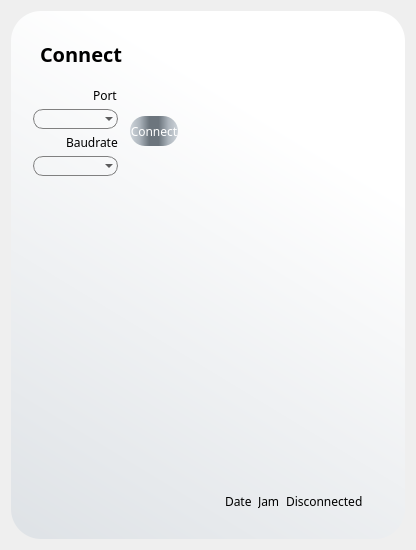
             <widget class="QWidget" name="cable_page">
              <layout class="QHBoxLayout" name="horizontalLayout_97">
               <item>
                <widget class="QFrame" name="frame_48">
                 <property name="styleSheet">
                  <string notr="true">#frame_48{
background-color: qlineargradient(spread:pad, x1:0, y1:1, x2:0.413, y2:0.0908638, stop:0 #dee2e6, stop:1 #ffffff);
border-radius:30px;
}

#frame_149,#frame_150,#frame_157,#frame_151,#frame_152,#frame_155,#frame_156,#frame_158,#frame_159,#frame_160,#frame_154,#frame_153,#label_16,#label_48,#label_49,#label_15,#cablecom,#baudatecable,#Jamcable,#datecable,#disconnecable{
background-color:rgba(0,0,0,0);
}</string>
                 </property>
                 <property name="frameShape">
                  <enum>QFrame::StyledPanel</enum>
                 </property>
                 <property name="frameShadow">
                  <enum>QFrame::Raised</enum>
                 </property>
                 <layout class="QHBoxLayout" name="horizontalLayout_98">
                  <item>
                   <widget class="QFrame" name="frame_149">
                    <property name="sizePolicy">
                     <sizepolicy hsizetype="Expanding" vsizetype="Preferred">
                      <horstretch>0</horstretch>
                      <verstretch>0</verstretch>
                     </sizepolicy>
                    </property>
                    <property name="frameShape">
                     <enum>QFrame::StyledPanel</enum>
                    </property>
                    <property name="frameShadow">
                     <enum>QFrame::Raised</enum>
                    </property>
                    <layout class="QVBoxLayout" name="verticalLayout_70">
                     <property name="bottomMargin">
                      <number>350</number>
                     </property>
                     <item alignment="Qt::AlignLeft|Qt::AlignTop">
                      <widget class="QFrame" name="frame_151">
                       <property name="frameShape">
                        <enum>QFrame::StyledPanel</enum>
                       </property>
                       <property name="frameShadow">
                        <enum>QFrame::Raised</enum>
                       </property>
                       <layout class="QHBoxLayout" name="horizontalLayout_100">
                        <item>
                         <widget class="QLabel" name="label_16">
                          <property name="font">
                           <font>
                            <family>BankGothic Md BT</family>
                            <pointsize>15</pointsize>
                            <weight>75</weight>
                            <bold>true</bold>
                           </font>
                          </property>
                          <property name="text">
                           <string>Connect</string>
                          </property>
                         </widget>
                        </item>
                       </layout>
                      </widget>
                     </item>
                     <item>
                      <widget class="QFrame" name="frame_152">
                       <property name="sizePolicy">
                        <sizepolicy hsizetype="Preferred" vsizetype="Expanding">
                         <horstretch>0</horstretch>
                         <verstretch>0</verstretch>
                        </sizepolicy>
                       </property>
                       <property name="frameShape">
                        <enum>QFrame::StyledPanel</enum>
                       </property>
                       <property name="frameShadow">
                        <enum>QFrame::Raised</enum>
                       </property>
                       <layout class="QHBoxLayout" name="horizontalLayout_101">
                        <property name="spacing">
                         <number>0</number>
                        </property>
                        <property name="leftMargin">
                         <number>0</number>
                        </property>
                        <property name="topMargin">
                         <number>0</number>
                        </property>
                        <property name="rightMargin">
                         <number>0</number>
                        </property>
                        <property name="bottomMargin">
                         <number>0</number>
                        </property>
                        <item>
                         <widget class="QFrame" name="frame_156">
                          <property name="frameShape">
                           <enum>QFrame::StyledPanel</enum>
                          </property>
                          <property name="frameShadow">
                           <enum>QFrame::Raised</enum>
                          </property>
                          <layout class="QVBoxLayout" name="verticalLayout_71">
                           <property name="spacing">
                            <number>3</number>
                           </property>
                           <property name="leftMargin">
                            <number>0</number>
                           </property>
                           <property name="topMargin">
                            <number>0</number>
                           </property>
                           <property name="rightMargin">
                            <number>0</number>
                           </property>
                           <property name="bottomMargin">
                            <number>0</number>
                           </property>
                           <item alignment="Qt::AlignRight|Qt::AlignBottom">
                            <widget class="QFrame" name="frame_157">
                             <property name="frameShape">
                              <enum>QFrame::StyledPanel</enum>
                             </property>
                             <property name="frameShadow">
                              <enum>QFrame::Raised</enum>
                             </property>
                             <layout class="QHBoxLayout" name="horizontalLayout_102">
                              <property name="spacing">
                               <number>0</number>
                              </property>
                              <property name="leftMargin">
                               <number>0</number>
                              </property>
                              <property name="topMargin">
                               <number>0</number>
                              </property>
                              <property name="rightMargin">
                               <number>0</number>
                              </property>
                              <property name="bottomMargin">
                               <number>0</number>
                              </property>
                              <item>
                               <widget class="QLabel" name="label_48">
                                <property name="font">
                                 <font>
                                  <family>BankGothic Md BT</family>
                                 </font>
                                </property>
                                <property name="text">
                                 <string>Port</string>
                                </property>
                               </widget>
                              </item>
                             </layout>
                            </widget>
                           </item>
                           <item>
                            <widget class="QFrame" name="frame_158">
                             <property name="frameShape">
                              <enum>QFrame::StyledPanel</enum>
                             </property>
                             <property name="frameShadow">
                              <enum>QFrame::Raised</enum>
                             </property>
                             <layout class="QHBoxLayout" name="horizontalLayout_103">
                              <property name="spacing">
                               <number>0</number>
                              </property>
                              <property name="leftMargin">
                               <number>0</number>
                              </property>
                              <property name="topMargin">
                               <number>0</number>
                              </property>
                              <property name="rightMargin">
                               <number>0</number>
                              </property>
                              <property name="bottomMargin">
                               <number>0</number>
                              </property>
                              <item alignment="Qt::AlignRight|Qt::AlignTop">
                               <widget class="QComboBox" name="cablecom">
                                <property name="styleSheet">
                                 <string notr="true">#cablecom:editable {
    background: white;
}

#cablecom {
    border: 1px solid gray;
    border-radius: 10px;
    padding: 1px 20px 1px 3px;
    min-width: 6em;
}</string>
                                </property>
                               </widget>
                              </item>
                             </layout>
                            </widget>
                           </item>
                           <item>
                            <widget class="QFrame" name="frame_159">
                             <property name="frameShape">
                              <enum>QFrame::StyledPanel</enum>
                             </property>
                             <property name="frameShadow">
                              <enum>QFrame::Raised</enum>
                             </property>
                             <layout class="QHBoxLayout" name="horizontalLayout_104">
                              <property name="spacing">
                               <number>0</number>
                              </property>
                              <property name="leftMargin">
                               <number>0</number>
                              </property>
                              <property name="topMargin">
                               <number>0</number>
                              </property>
                              <property name="rightMargin">
                               <number>0</number>
                              </property>
                              <property name="bottomMargin">
                               <number>0</number>
                              </property>
                              <item alignment="Qt::AlignRight|Qt::AlignBottom">
                               <widget class="QLabel" name="label_49">
                                <property name="font">
                                 <font>
                                  <family>BankGothic Md BT</family>
                                 </font>
                                </property>
                                <property name="text">
                                 <string>Baudrate</string>
                                </property>
                               </widget>
                              </item>
                             </layout>
                            </widget>
                           </item>
                           <item>
                            <widget class="QFrame" name="frame_160">
                             <property name="frameShape">
                              <enum>QFrame::StyledPanel</enum>
                             </property>
                             <property name="frameShadow">
                              <enum>QFrame::Raised</enum>
                             </property>
                             <layout class="QHBoxLayout" name="horizontalLayout_105">
                              <property name="spacing">
                               <number>0</number>
                              </property>
                              <property name="leftMargin">
                               <number>0</number>
                              </property>
                              <property name="topMargin">
                               <number>0</number>
                              </property>
                              <property name="rightMargin">
                               <number>0</number>
                              </property>
                              <property name="bottomMargin">
                               <number>0</number>
                              </property>
                              <item alignment="Qt::AlignRight|Qt::AlignTop">
                               <widget class="QComboBox" name="baudatecable">
                                <property name="styleSheet">
                                 <string notr="true">#baudatecable:editable {
    background: white;
}

#baudatecable {
    border: 1px solid gray;
    border-radius: 10px;
    padding: 1px 20px 1px 3px;
    min-width: 6em;
}</string>
                                </property>
                               </widget>
                              </item>
                             </layout>
                            </widget>
                           </item>
                          </layout>
                         </widget>
                        </item>
                        <item>
                         <widget class="QFrame" name="frame_155">
                          <property name="frameShape">
                           <enum>QFrame::StyledPanel</enum>
                          </property>
                          <property name="frameShadow">
                           <enum>QFrame::Raised</enum>
                          </property>
                          <layout class="QVBoxLayout" name="verticalLayout_72">
                           <item alignment="Qt::AlignVCenter">
                            <widget class="QPushButton" name="Connect_cable">
                             <property name="sizePolicy">
                              <sizepolicy hsizetype="Minimum" vsizetype="Maximum">
                               <horstretch>0</horstretch>
                               <verstretch>0</verstretch>
                              </sizepolicy>
                             </property>
                             <property name="minimumSize">
                              <size>
                               <width>0</width>
                               <height>30</height>
                              </size>
                             </property>
                             <property name="font">
                              <font>
                               <family>BankGothic Md BT</family>
                              </font>
                             </property>
                             <property name="styleSheet">
                              <string notr="true">QPushButton#Connect_cable{
	background-color: qlineargradient(spread:pad, x1:0, y1:0, x2:1, y2:0, stop:0 #ced4da, stop:0.2 #adb5bd, stop:0.4 #6c757d, stop:0.6 #6c757d, stop:0.8 #adb5bd, stop:1 #ced4da);
	color:rgba(255,255,255,255);
	border-radius:15px;
}

QPushButton#Connect_cable:hover{
	background-color: qlineargradient(spread:pad, x1:0, y1:0, x2:1, y2:0, stop:0 #ced4da, stop:0.1 #adb5bd, stop:0.2 #6c757d, stop:0.8 #6c757d, stop:0.9 #adb5bd, stop:1 #ced4da);
}

QPushButton#connectku:pressed{
	background-color: qlineargradient(spread:pad, x1:0, y1:0, x2:1, y2:0, stop:0 #ced4da, stop:0.1 #adb5bd, stop:0.2 #6c757d, stop:0.8 #6c757d, stop:0.9 #adb5bd, stop:1 #ced4da);
	padding-left:5px;
	padding-top:5px;
}</string>
                             </property>
                             <property name="text">
                              <string>Connect</string>
                             </property>
                            </widget>
                           </item>
                          </layout>
                         </widget>
                        </item>
                       </layout>
                      </widget>
                     </item>
                    </layout>
                   </widget>
                  </item>
                  <item>
                   <widget class="QFrame" name="frame_150">
                    <property name="sizePolicy">
                     <sizepolicy hsizetype="Expanding" vsizetype="Preferred">
                      <horstretch>0</horstretch>
                      <verstretch>0</verstretch>
                     </sizepolicy>
                    </property>
                    <property name="frameShape">
                     <enum>QFrame::StyledPanel</enum>
                    </property>
                    <property name="frameShadow">
                     <enum>QFrame::Raised</enum>
                    </property>
                    <layout class="QVBoxLayout" name="verticalLayout_69">
                     <item>
                      <widget class="QFrame" name="frame_153">
                       <property name="sizePolicy">
                        <sizepolicy hsizetype="Preferred" vsizetype="Expanding">
                         <horstretch>0</horstretch>
                         <verstretch>0</verstretch>
                        </sizepolicy>
                       </property>
                       <property name="styleSheet">
                        <string notr="true">border-image: url(:/image/Image/Rectangle_28-removebg-preview.png);</string>
                       </property>
                       <property name="frameShape">
                        <enum>QFrame::StyledPanel</enum>
                       </property>
                       <property name="frameShadow">
                        <enum>QFrame::Raised</enum>
                       </property>
                      </widget>
                     </item>
                     <item alignment="Qt::AlignBottom">
                      <widget class="QFrame" name="frame_154">
                       <property name="sizePolicy">
                        <sizepolicy hsizetype="Preferred" vsizetype="Expanding">
                         <horstretch>0</horstretch>
                         <verstretch>0</verstretch>
                        </sizepolicy>
                       </property>
                       <property name="frameShape">
                        <enum>QFrame::StyledPanel</enum>
                       </property>
                       <property name="frameShadow">
                        <enum>QFrame::Raised</enum>
                       </property>
                       <layout class="QHBoxLayout" name="horizontalLayout_99">
                        <item>
                         <widget class="QLabel" name="datecable">
                          <property name="font">
                           <font>
                            <family>BankGothic Md BT</family>
                           </font>
                          </property>
                          <property name="text">
                           <string>Date</string>
                          </property>
                         </widget>
                        </item>
                        <item>
                         <widget class="QLabel" name="Jamcable">
                          <property name="font">
                           <font>
                            <family>BankGothic Md BT</family>
                           </font>
                          </property>
                          <property name="text">
                           <string>Jam</string>
                          </property>
                         </widget>
                        </item>
                        <item>
                         <widget class="QLabel" name="disconnecable">
                          <property name="font">
                           <font>
                            <family>BankGothic Md BT</family>
                           </font>
                          </property>
                          <property name="text">
                           <string>Disconnected</string>
                          </property>
                         </widget>
                        </item>
                        <item>
                         <widget class="QLabel" name="label_15">
                          <property name="text">
                           <string/>
                          </property>
                          <property name="pixmap">
                           <pixmap resource="res.qrc">:/icon/Icon/mdi_connection.png</pixmap>
                          </property>
                         </widget>
                        </item>
                       </layout>
                      </widget>
                     </item>
                    </layout>
                   </widget>
                  </item>
                 </layout>
                </widget>
               </item>
              </layout>
             </widget>
